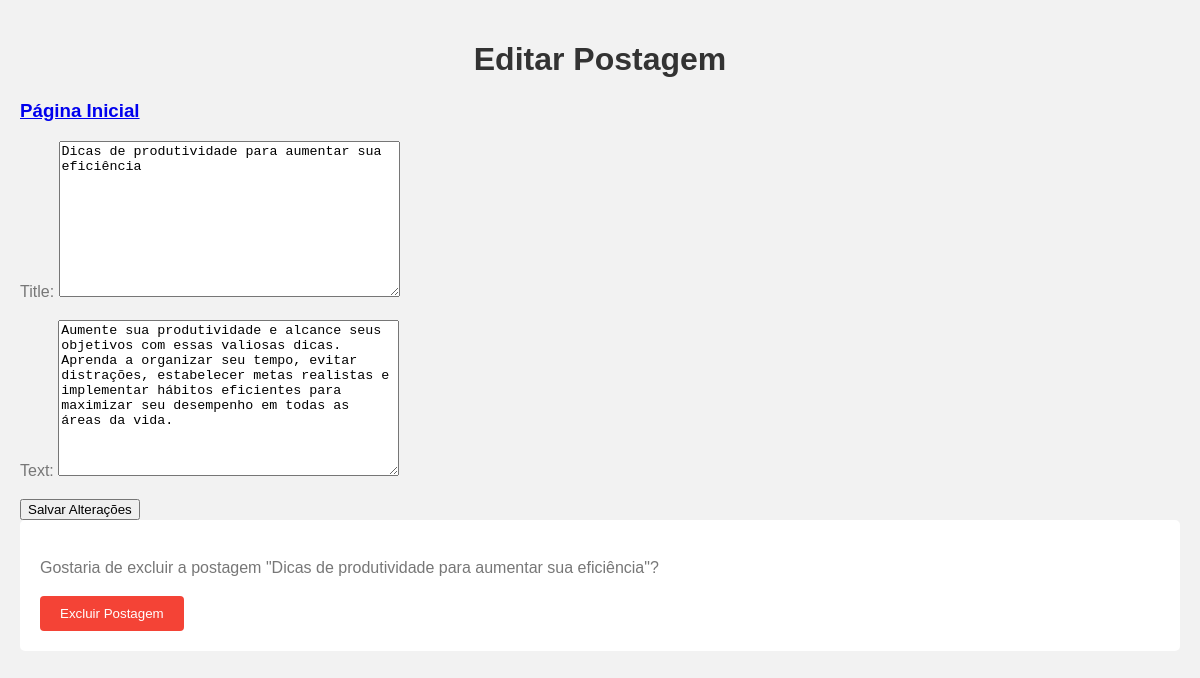
Page /edit_post/13/ (signed in) on the committed database.
### blogs/models.py (models this page shows, shortened)
class BlogPost(models.Model):
    title = models.TextField(max_length= 100)
    text = models.TextField()
    date_added = models.DateTimeField(auto_now_add=True)
    owner = models.ForeignKey(User, on_delete=models.CASCADE)

### blogs/views.py (the view)
# urls.py: path('edit_post/<int:post_id>/', views.edit_post, name='edit_post'),
@login_required(login_url='users:login')
def edit_post(request, post_id):
    post = get_object_or_404(BlogPost, id=post_id)
    if post.owner != request.user:
        raise Http404
    if request.method == 'POST':
        form = BlogPostForm(request.POST, instance=post)
        if form.is_valid():
            form.save()
            return redirect('blogs:index')
    else:
        form = BlogPostForm(instance=post)
    context = {'post': post, 'form': form}
    return render(request, 'blogs/edit_post.html', context)

### blogs/fomrs.py
class BlogPostForm(forms.ModelForm):
    class Meta:
        model = BlogPost
        fields = ['title', 'text']

### blogs/templates/blogs/edit_post.html (shortened to what this page needs)
<!DOCTYPE html>
<html>
<head>
</head>
<body>
    <h1>Editar Postagem</h1>
    <h3><a href="{% url 'blogs:index' %}">Página Inicial</a></h3>
    <form action="{% url 'blogs:edit_post' post.id %}" method="post">
        {{ form.as_p }}
        <button name="submit">Salvar Alterações</button>
    </form>
    <form action="{% url 'blogs:deletar_post' post.id %}"  method="post" class="delete-form-container">
        <p>Gostaria de excluir a postagem "{{ post.title }}"?</p>
        <button type="submit">Excluir Postagem</button>
    </form>
</body>
</html>

### blogs/templates/blogs/edit_post.html (style rules this page uses)
body { font-family: Arial, sans-serif; margin: 0; padding: 20px; background-color: #f2f2f2; }
h1 { text-align: center; color: #333; }
p { color: #777; line-height: 1.5; }
.delete-form-container { background-color: #fff; border-radius: 5px; padding: 20px; margin-bottom: 20px; }
.delete-form-container button { background-color: #f44336; color: white; padding: 10px 20px; border: none; border-radius: 4px; cursor: pointer; }

### rows in the picture
BlogPost: title "Dicas de produtividade para aumentar sua eficiência", text "Aumente sua produtividade e alcance seus objetivos com essas valiosas dicas. Aprenda a organizar seu tempo, evitar distrações, estabelecer metas realistas e implementar hábitos eficientes para maximizar seu desempenho em todas as áreas da vida."
